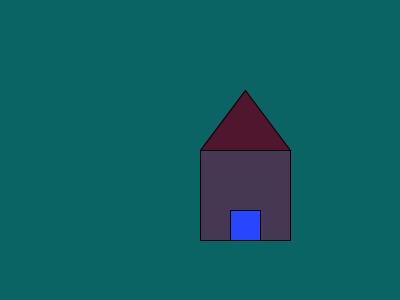
Frame 1 (no input)
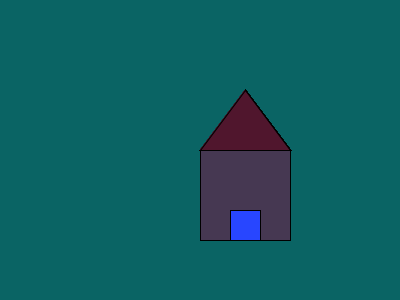
Frame 60 (the mouse pressed at the canvas centre just before this capture)
Frame 120 (the mouse held since frame 60 and released just before this capture): identical to frame 60, image omitted

The Processing sketch that drew these frames (run headless with seeded random() and noise(); from frame 60 on, the mouse is pressed at the canvas centre):

// Processing sketch: processing_138583
// ── processing_138583.pde

void setup(){
  size (400,300);
  background(10,100,100);
}

void draw(){
 fill(70,56,82);
  rect(200,150,90,90);
  fill(80,22,45);
  triangle(200,150,245,90,290,150);
fill(40,70,255);
  quad(230,240,230,210,260,210,260,240);
}
 
  
  
